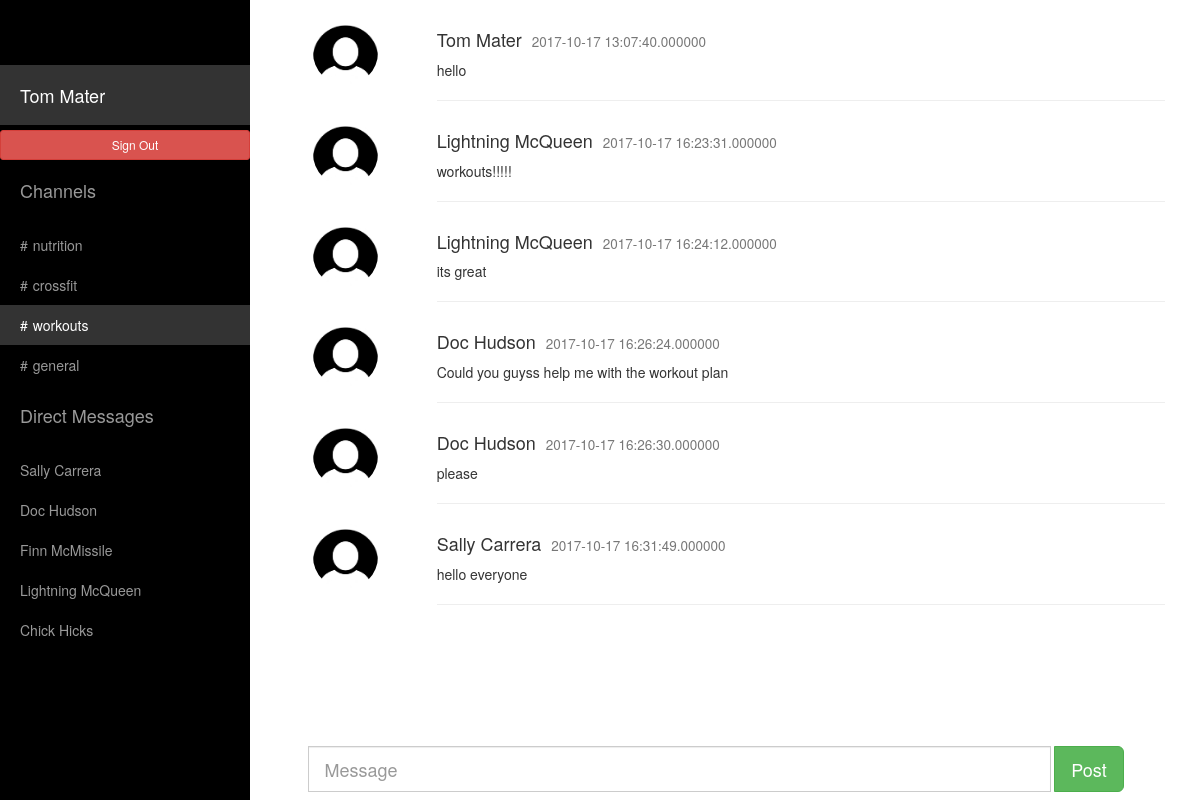
/indexw.php (signed in), run on the app's committed database.
### tables this page shows
CREATE TABLE `users_channel` (
  `id` int(20) NOT NULL DEFAULT '0',
  `channels` varchar(100) NOT NULL,
  `ch_id` int(20) NOT NULL
);

CREATE TABLE `users_info` (
  `id` int(20) NOT NULL DEFAULT '0',
  `user_email` varchar(100) NOT NULL DEFAULT '',
  `user_pass` varchar(100) NOT NULL,
  `user_name` varchar(100) NOT NULL
);

CREATE TABLE `users_message` (
  `mess_id` int(20) NOT NULL,
  `ch_id` int(20) NOT NULL DEFAULT '0',
  `messages` varchar(100) NOT NULL,
  `user_name` varchar(100) NOT NULL,
  `date` timestamp(6) NOT NULL
);

### indexw.php (the view, shortened to what this page needs)
<!DOCTYPE html>
<html lang="en">
<head>
	<link rel="stylesheet" href="https://maxcdn.bootstrapcdn.com/bootstrap/3.3.7/css/bootstrap.min.css">
    <link href="css/sidebar.css" rel="stylesheet">
  </head>
<body>
    <div id="wrapper">
        <div id="sidebar-wrapper">
            <ul class="sidebar-nav">
               <li class="sidebar-brand">
                </li>
                <li class="sidebar-brand">
                    <a style="color:white !important;" class="actives" href="index.php"><?php echo $_SESSION['user_name']; ?></a>
                </li>
				<li>
				<a style="color:white !important;" href="signout.php" class="btn btn-danger btn-sm" role="button">Sign Out</a>
				</li>
                <li class="sidebar-brand">
                    <a>Channels</a>
                </li>
				<?php
$conn = mysqli_connect("localhost","admin","M0n@rch$");
	mysqli_select_db($conn,'slack');
	 $r1=mysqli_query($conn,"select channels from users_channel where channels='".nutrition."'");
	 while($r2=mysqli_fetch_array($r1))
	 {
?>
          <li>
                    <a href="indexn.php"><span style="padding-right:5px">#</span><?php echo $r2['channels']; ?></a>
		  </li>
<?php
	 }
?>
<?php
 $r14=mysqli_query($conn,"select channels from users_channel where channels='".crossfit."'");
	 while($r24=mysqli_fetch_array($r14))
	 {
?>
      <li>
                    <a  href="indexc.php"><span style="padding-right:5px">#</span><?php echo $r24['channels']; ?></a>
		  </li>
<?php
	 }
?>
<?php
 $r15=mysqli_query($conn,"select channels from users_channel where channels='".workouts."'");
	 while($r25=mysqli_fetch_array($r15))
	 {
?>
      <li>
                    <a class="actives" style="color:white !important;" href="indexw.php"><span style="padding-right:5px">#</span><?php echo $r25['channels']; ?></a>
		  </li>
<?php
	 }
?>
<?php
 $r13=mysqli_query($conn,"select channels from users_channel where channels='".general."'");
	 while($r23=mysqli_fetch_array($r13))
	 {
?>
      <li>
                    <a  href="index.php"><span style="padding-right:5px">#</span><?php echo $r23['channels']; ?></a>
		  </li>
<?php
	 }
?>
		 <li class="sidebar-brand">
                    <a href="#">
                        Direct Messages
                    </a>
          </li>
		  <?php
	     $r11=mysqli_query($conn,"select user_name from users_info where not user_name='".$_SESSION['user_name']."'");
	     while($r22=mysqli_fetch_array($r11))
	       {
?>
		   <li>
                    <a href="#page-content-wrapper"><?php echo $r22['user_name']; ?></a>
		  </li>
<?php
		   }
?>
            </ul>
        </div>
        <div id="page-content-wrapper">
            <div class="container-fluid">
                <div class="row">
				<div  class="col-lg-12">
	 <?php
	     $r33=mysqli_query($conn,"select *from users_message where ch_id='4'");
	     while($r34=mysqli_fetch_array($r33))
	       {
?>
			<div  class="row">
        <div class="col-sm-2 text-center">
          <img src="user-image.jpg" class="img-circle" height="65" width="65" alt="Avatar">
        </div>
        <div class="col-sm-10">
          <h4><?php echo $r34['user_name'];?><small style="margin-left:10px"><?php echo $r34['date'];?></small></h4>
          <p><?php echo $r34['messages'];?></p>
          <hr>
        </div>
			</div>
<?php
		   }
?>
                    </div>
                </div>
            </div>
        </div>
		                       <nav class="navbar navbar-fixed-bottom">
								    <div class="row">
										<div class="col-sm-3 col-md-3">
										</div>
										<div class="col-sm-9 col-md-9">
											<form class="navbar-form" action="index4.php" method="post">
												<div class="row">
					<div class="input-group input-group-lg col-lg-10">
						<input type="text" name="message_post" class="form-control" placeholder="Message">
						</div>
							<div class="input-group input-group-btn col-lg-2">
								<button name="submit" value="submit" class="btn btn-success btn-lg" type="submit">
									Post
								</button>
							</div>
				</div>
			</form>
	</div>
	</div>
</nav>
    </div>
</body>
</html>

### css/sidebar.css (style rules this page uses)
body { overflow-x: hidden; }
#wrapper { padding-left: 0; -webkit-transition: all 0.5s ease; -moz-transition: all 0.5s ease; -o-transition: all 0.5s ease; transition: all 0.5s ease; }
#sidebar-wrapper { z-index: 1000; position: fixed; left: 250px; width: 0; height: 100%; margin-left: -250px; overflow-y: auto; background: #000; -webkit-transition: all 0.5s ease; -moz-transition: all 0.5s ease; -o-transition: all 0.5s ease; transition: all 0.5s ease; }
#page-content-wrapper { width: 100%; position: absolute; padding: 15px; }
.sidebar-nav { position: absolute; top: 0; width: 250px; margin: 0; padding: 0; list-style: none; }
.sidebar-nav li { text-indent: 20px; line-height: 40px; }
.sidebar-nav li a { display: block; text-decoration: none; color: #999999; }
.actives { text-decoration: none; color: #fff; background: rgba(255,255,255,0.2); }
.sidebar-nav > .sidebar-brand { height: 65px; font-size: 18px; line-height: 60px; }
.sidebar-nav > .sidebar-brand a { color: #999999; }
@media (min-width:768px) { #wrapper { padding-left: 250px; } }
@media (min-width:768px) { #sidebar-wrapper { width: 250px; } }
@media (min-width:768px) { #page-content-wrapper { padding: 20px; position: relative; } }

### data on the page
users_channel: channels "nutrition"
users_channel: channels "crossfit"
users_channel: channels "workouts"
users_channel: channels "general"
users_info: user_name "Sally Carrera"
users_info: user_name "Doc Hudson"
users_info: user_name "Finn McMissile"
users_info: user_name "Lightning McQueen"
users_info: user_name "Chick Hicks"
users_message: user_name "Tom Mater", date "2017-10-17 13:07:40.000000", messages "hello"
users_message: user_name "Lightning McQueen", date "2017-10-17 16:23:31.000000", messages "workouts!!!!!"
users_message: user_name "Lightning McQueen", date "2017-10-17 16:24:12.000000", messages "its great"
users_message: user_name "Doc Hudson", date "2017-10-17 16:26:24.000000", messages "Could you guyss help me with the workout plan"
users_message: user_name "Doc Hudson", date "2017-10-17 16:26:30.000000", messages "please"
users_message: user_name "Sally Carrera", date "2017-10-17 16:31:49.000000", messages "hello everyone"

### other printed values
$_SESSION['user_name'] "Tom Mater"
